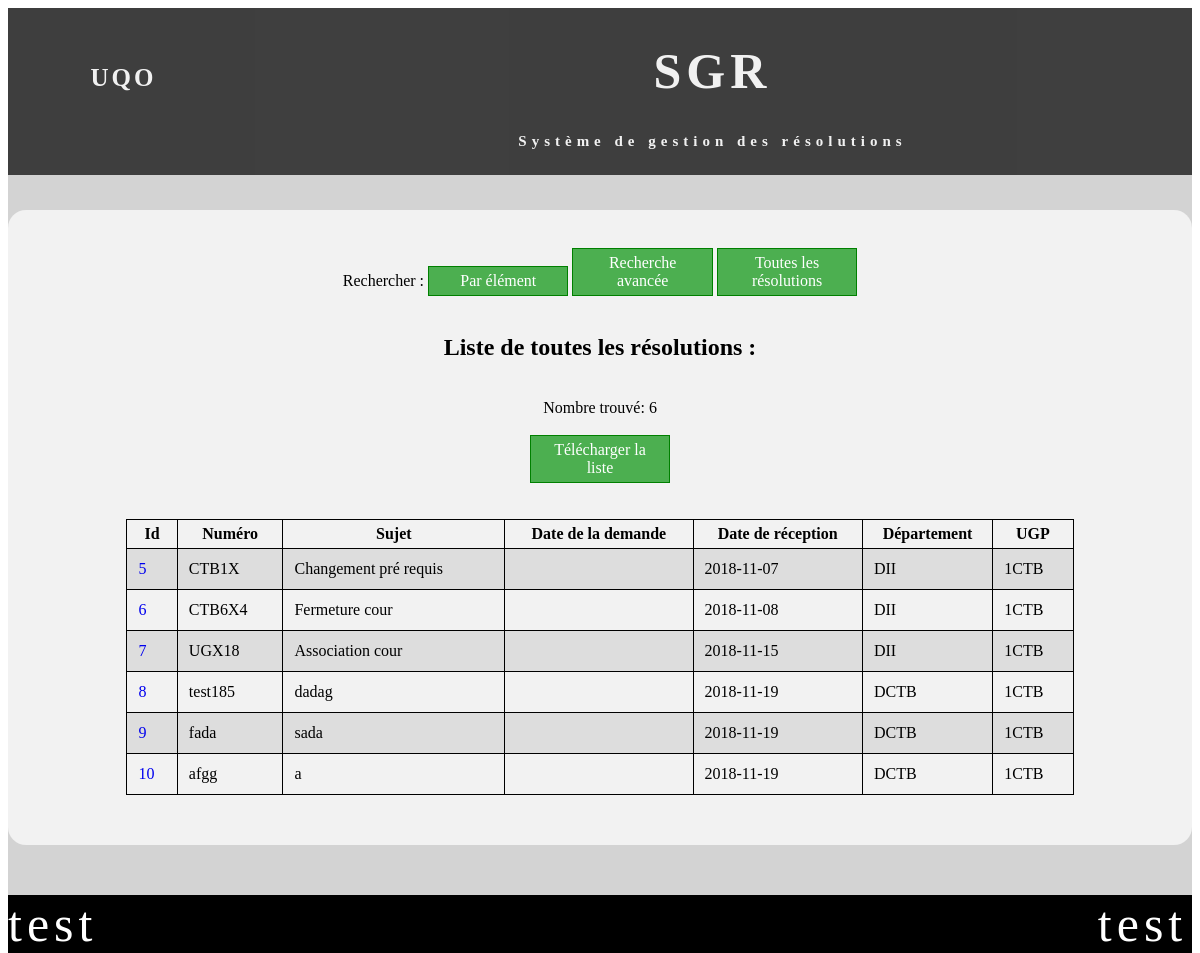
The app's page /index.php?action=voirReso, older data.
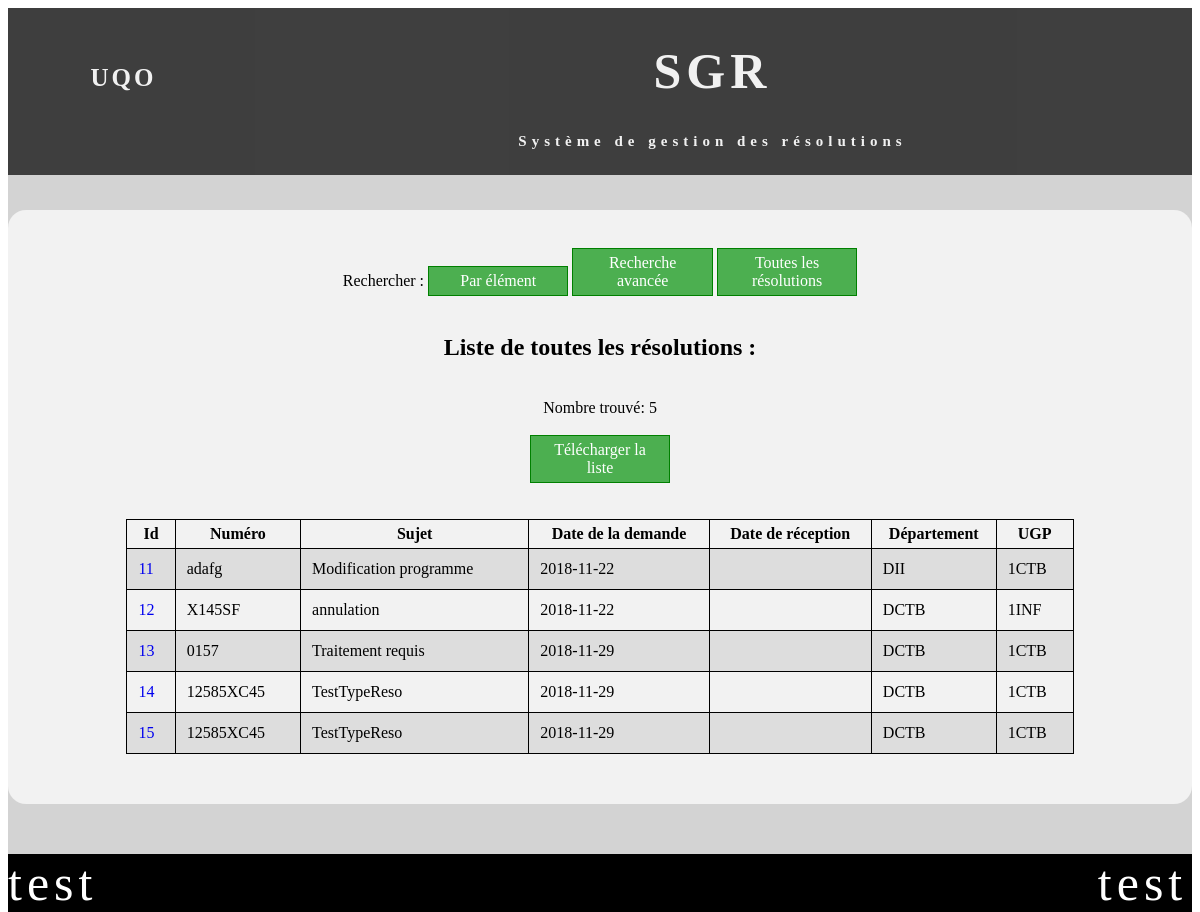
The same page, newer data.
### tables this page shows
CREATE TABLE IF NOT EXISTS `receptionreso` (
  `id` int(5) NOT NULL AUTO_INCREMENT,
  `NumReception` varchar(10) NOT NULL,
  `Sujet` varchar(300) DEFAULT NULL,
  `NumProjet_id` int(11) DEFAULT NULL,
  `DateDemande` date DEFAULT NULL,
  `DateReception` date NOT NULL,
  `Traitement` varchar(60) DEFAULT NULL,
  `Notes` varchar(2000) DEFAULT NULL,
  `Departement_id` varchar(10) DEFAULT NULL,
  `codeUgp_id` varchar(10) DEFAULT NULL,
  `agent_id` varchar(50) DEFAULT NULL,
  PRIMARY KEY (`id`),
  UNIQUE KEY `NumReception` (`id`)
);

### controller/controlPublique.php (called while the page is built, shortened)
<?php
class controlPublique {
    private $vue;
    private $modelReceptionReso;
    function __construct() {
        $this->vue = new VuePublique();
        $this->modelReceptionReso = new ReceptionReso();
    }
    public function rechercheReso() {
        $reso = $this->modelReceptionReso->allResolutionTrie();
        $this->vue->rechercheResolution($reso);
    }
}

### model/receptionReso.php (called while the page is built, shortened)
<?php
class ReceptionReso {
    private $id;
    private $num;
    private $sujet;
    private $dateDemande;
    private $dateReception;
    private $departement_id;
    private $codeUgp_id;
    function creerReceptionReso($i, $n, $s, $np, $dd, $dr, $t, $nt, $d, $c, $a) {
        $reso = new ReceptionReso();
        $reso->id = $i;
        $reso->num = $n;
        $reso->sujet = $s;
        $reso->numProjet_id = $np;
        $reso->dateDemande = $dd;
        $reso->dateReception = $dr;
        $reso->traitement = $t;
        $reso->notes = $nt;
        $reso->departement_id = $d;
        $reso->codeUgp_id = $c;
        $reso->agent_id = $a;
        return ($reso);
    }
    function allResolutionTrie() {
        $bdd = new ConnexionBDD();
        $sql = "SELECT * FROM receptionreso ORDER BY Id ASC";
        $result = mysqli_query($bdd->getConnexionBDD(), $sql);
        $allReso = array();
        while ($row = mysqli_fetch_array($result)) {
            $reso = $this->creerReceptionReso($row["id"], $row["NumReception"], $row["Sujet"], $row["NumProjet_id"], $row["DateDemande"], $row["DateReception"], $row["Traitement"], $row["Notes"], $row["Departement_id"], $row["codeUgp_id"], $row["agent_id"]);
            array_push($allReso, $reso);
        }
        return($allReso);
    }
    function getId() {
        return $this->id;
    }
    function getNum() {
        return $this->num;
    }
    function getSujet() {
        return $this->sujet;
    }
    function getDateDemande() {
        return $this->dateDemande;
    }
    function getDateReception() {
        return $this->dateReception;
    }
    function getDepartement_id() {
        return $this->departement_id;
    }
    function getCodeUgp_id() {
        return $this->codeUgp_id;
    }
}

### model/connexionBDD.php (called while the page is built, shortened)
<?php
class  ConnexionBDD
{
    private  $con;
    function __construct()
    {
        $this->con = mysqli_connect("localhost","root","","decanat");
        $this->con->set_charset('utf8');
    }
    public function getConnexionBDD() {
     return  $this->con;
   }
}
?>

### view/vuePublique.php (the view, shortened to what this page needs)
<?php
class VuePublique {
    public function rechercheResolution($reso) {
        echo('<div id="divconsult" class="">
        <div class="btt2">
        <br>Rechercher :
        <a href="index.php?action=rechercheResoPar">  Par élément  </a>
        <a href="index.php?action=rechercheAvancer">  Recherche avancée  </a>
        <a href="index.php?action=voirReso">          Toutes les résolutions  </a>
        <br> <br>
        <h2>Liste de toutes les résolutions :</h2>
        <br>
        Nombre trouvé: ' . $_SESSION['count'] . '<br><br>
        <a href="Excel/allResolution.xlsx" download="allResolution.xlsx">Télécharger la liste</a>
        </div><br><br>
        <center>
        <table class="table2" >
        <tr>
            <th>Id</th>
            <th>Numéro</th>
            <th>Sujet</th>
            <th>Date de la demande</th>
            <th>Date de réception</th>
            <th>Département</th>
            <th>UGP</th>
        </tr>');
        foreach ($reso as $value) {
            echo('<tr><td><a href="index.php?action=resolution&id=' . $value->getId() . '"> ' . $value->getId() . '</a></td>
                    <td>' . $value->getNum() . '</td>
                    <td>' . $value->getSujet() . '</td>
                    <td>' . $value->getDateReception() . '</td>
                    <td>' . $value->getDateDemande() . '</td>
                    <td>' . $value->getDepartement_id() . '</td>
                    <td>' . $value->getCodeUgp_id() . '</td></tr>' );
        }
        echo('</table></center></div>');
    }
}

### template/template1.php (shortened to what this page needs)
<!DOCTYPE html>
<html lang="en" dir="ltr">
<head>
    <link rel="stylesheet" type="text/css" href="css/stylesheet.css" />
</head>
<body>
  <div id="page">
    <div id="head" class="row">
      <div id="head1"><br><br>
        <a href="https://uqo.ca" title="Site officiel UQO.ca">UQO</a>
      </div>
      <div id="head2">
        <h1 class="head2" ><a href="index.php">SGR</a></h1>
        <h5 class="head21"><a href="index.php">Système de gestion des résolutions</a></h5>
      </div>
    </div>
<div id="container" >

### index.php (shortened to what this page needs)
<?php include("template/template1.php") ?>
<?php
if (!isset($_SESSION["user"])) {
    $controlPublic = new controlPublique();
    if (isset($_GET["action"])) {
        switch ($_GET["action"]) {
            case "voirReso":
                $controlPublic->rechercheReso();
                break;
        }
    } else {
        header('Location: index.php?action=accueil');
        exit();
    }
}
?>
<?php include("template/template2.php") ?>

### template/template2.php
</div>
<div id="footer" class="row">
  <div id="divl" class="head2">test</div>
  <div id="divr" class="head2">test</div>
</div>
</div>
</body>
</html>

### css/stylesheet.css (style rules this page uses)
html, body { height: 100%; }
#page { width: 100%; background-color: lightgray; }
.row:after { content: ""; display: table; clear: both; }
#head { height: 20%; width: 100%; background-color: black; opacity: 0.7; }
#head1 { float: left; width: 19.5%; height: 100%; color: white; font-family: tahoma; font-size: 25px; text-align: center; letter-spacing: 3px; font-weight: bold; }
#head1 a:link, a:hover { color: inherit; text-decoration: none; background-color: inherit; }
#head2 { float: left; width: 80%; height: 100%; color: white; text-align: center; }
#head2 a:link, a:hover { color: inherit; text-decoration: none; background-color: inherit; }
.head2 { width: 100%; letter-spacing: 5px; font-size: 50px; }
.head21 { width: 100%; letter-spacing: 5px; font-size: 15px; }
#container { width: 100%; }
#footer { width: 100%; background-color: black; }
#divl { color: white; width: 49.6%; text-align: left; float: left; }
#divr { color: white; width: 50%; text-align: right; float: left; }
#divconsult { height: 70%; margin-top: 35px; margin-bottom: 50px; padding-top: 20px; padding-bottom: 50px; border-radius: 18px; background-color: #f2f2f2; text-align: center; }
.btt2 a:link { background-color: #4CAF50; border: 1px solid green; color: white; text-align: center; text-decoration: none; padding: 5px 10px; cursor: pointer; width: 10%; display: inline-block;; }
.table2 tr:nth-child(even) { background-color: #dddddd; }
.table2 a:link { text-decoration: none; }
.table2 { width: 80%; border-collapse: collapse; }
.table2 th { padding: 5px; border: 1px solid black; }
.table2 td { text-align: left; padding: 11px; border: 1px solid black; }

Row changes from the older to the newer data that the page shows:
removed receptionreso: id "5", NumReception "CTB1X", Sujet "Changement pré requis", DateDemande "2018-11-07", Departement "DII", codeUgp "1CTB"
removed receptionreso: id "6", NumReception "CTB6X4", Sujet "Fermeture cour", DateDemande "2018-11-08", Departement "DII", codeUgp "1CTB"
removed receptionreso: id "7", NumReception "UGX18", Sujet "Association cour", DateDemande "2018-11-15", Departement "DII", codeUgp "1CTB"
removed receptionreso: id "8", NumReception "test185", Sujet "dadag", DateDemande "2018-11-19", Departement "DCTB", codeUgp "1CTB"
removed receptionreso: id "9", NumReception "fada", Sujet "sada", DateDemande "2018-11-19", Departement "DCTB", codeUgp "1CTB"
removed receptionreso: id "10", NumReception "afgg", Sujet "a", DateDemande "2018-11-19", Departement "DCTB", codeUgp "1CTB"
added receptionreso: id "11", NumReception "adafg", Sujet "Modification programme", DateReception "2018-11-22", Departement "DII", codeUgp "1CTB"
added receptionreso: id "12", NumReception "X145SF", Sujet "annulation", DateReception "2018-11-22", Departement "DCTB", codeUgp "1INF"
added receptionreso: id "13", NumReception "0157", Sujet "Traitement requis", DateReception "2018-11-29", Departement "DCTB", codeUgp "1CTB"
added receptionreso: id "14", NumReception "12585XC45", Sujet "TestTypeReso", DateReception "2018-11-29", Departement "DCTB", codeUgp "1CTB"
added receptionreso: id "15", NumReception "12585XC45", Sujet "TestTypeReso", DateReception "2018-11-29", Departement "DCTB", codeUgp "1CTB"
Text that changed along with them:
$_SESSION['count']: "6" → "5"
